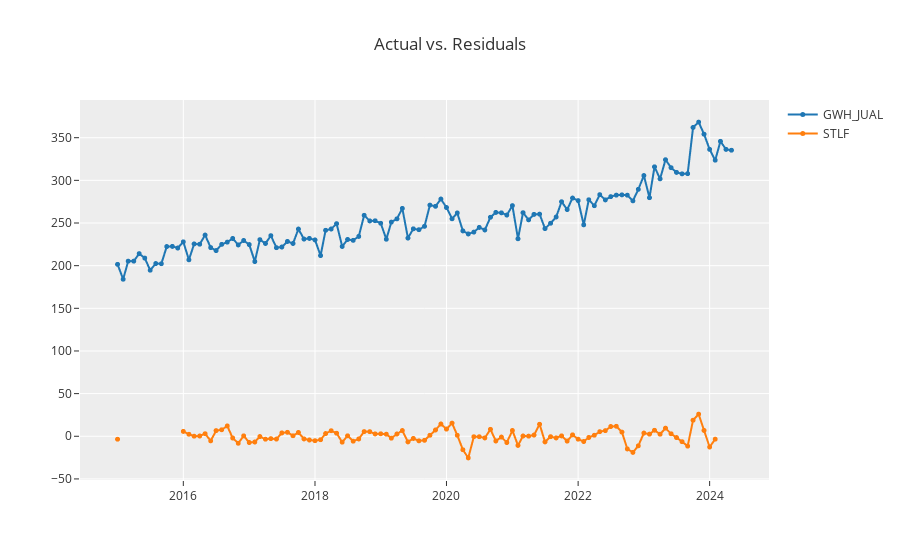

Source (notebook cell):
### Code cell
#residuals plot 
plot_model(best, plot = 'residuals')
